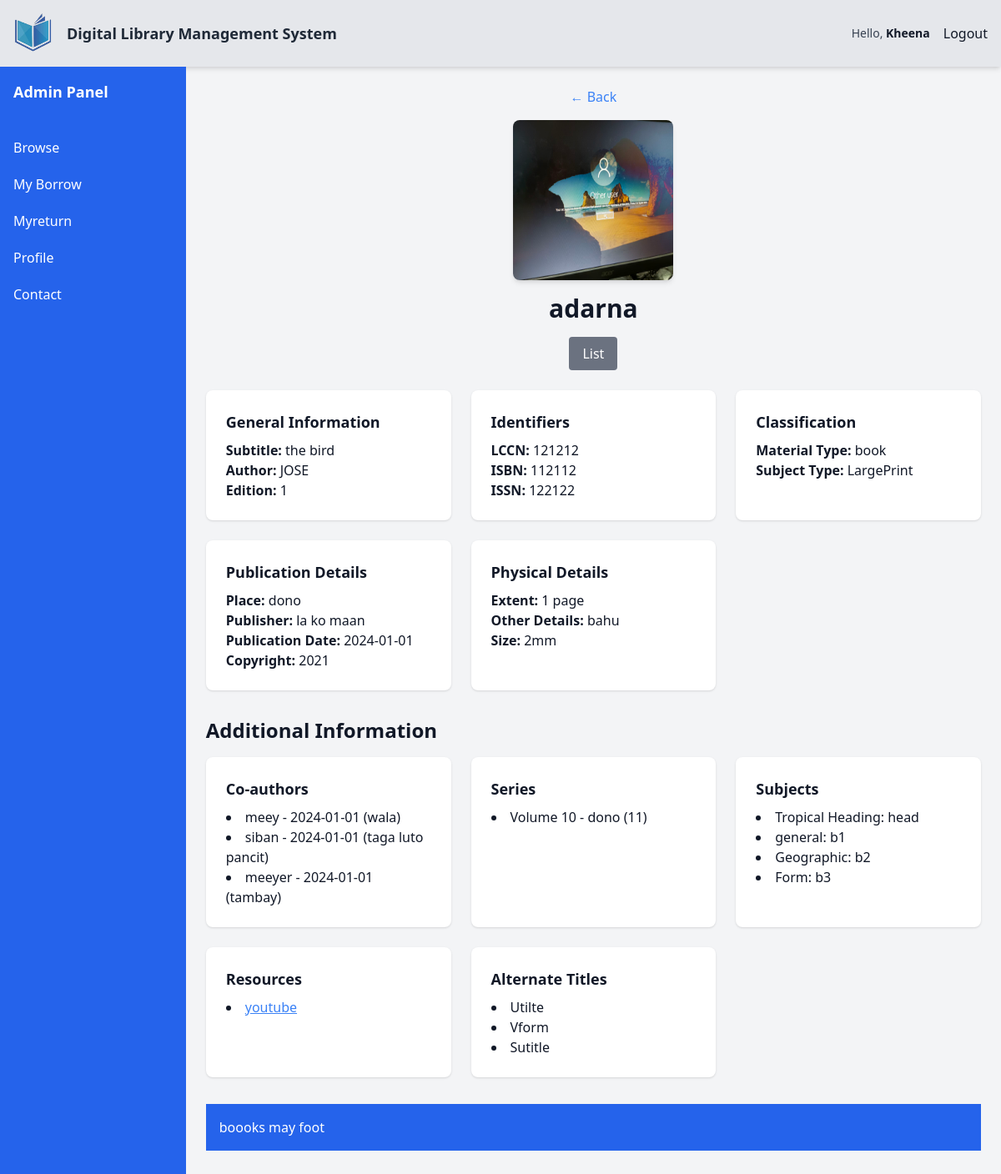
Page /dashboard/student/ViewBook.php?title=adarna+ (signed in) on the committed database.
### tables this page shows
CREATE TABLE `contact` (
  `IDno` varchar(11) NOT NULL,
  `email1` varchar(100) DEFAULT NULL,
  `con1` varchar(20) DEFAULT NULL
);

CREATE TABLE `users_info` (
  `IDno` varchar(11) NOT NULL,
  `Fname` varchar(50) DEFAULT NULL,
  `Sname` varchar(50) DEFAULT NULL,
  `Mname` varchar(50) DEFAULT NULL,
  `Ename` varchar(50) DEFAULT NULL,
  `gender` varchar(10) DEFAULT NULL,
  `photo` varchar(255) DEFAULT NULL
);

CREATE TABLE `book` (
  `id` int(11) NOT NULL,
  `B_title` varchar(255) NOT NULL,
  `subtitle` varchar(255) DEFAULT NULL,
  `author` varchar(255) DEFAULT NULL,
  `edition` varchar(255) DEFAULT NULL,
  `LCCN` varchar(255) DEFAULT NULL,
  `ISBN` varchar(255) DEFAULT NULL,
  `ISSN` varchar(255) DEFAULT NULL,
  `MT` varchar(255) DEFAULT NULL,
  `ST` varchar(255) DEFAULT NULL,
  `place` varchar(255) DEFAULT NULL,
  `publisher` varchar(255) DEFAULT NULL,
  `Pdate` date DEFAULT NULL,
  `copyright` varchar(255) DEFAULT NULL,
  `extent` varchar(255) DEFAULT NULL,
  `Odetail` text DEFAULT NULL,
  `size` varchar(255) DEFAULT NULL,
  `photo` varchar(255) DEFAULT NULL
);

CREATE TABLE `coauthor` (
  `id` int(11) NOT NULL,
  `B_title` varchar(255) NOT NULL,
  `Co_Name` varchar(255) DEFAULT NULL,
  `Co_Date` date DEFAULT NULL,
  `Co_Role` varchar(255) DEFAULT NULL
);

CREATE TABLE `series` (
  `id` int(11) NOT NULL,
  `B_title` varchar(255) NOT NULL,
  `title` varchar(255) DEFAULT NULL,
  `volume` int(11) DEFAULT NULL,
  `IL` varchar(255) DEFAULT NULL,
  `lexille` varchar(255) DEFAULT NULL,
  `F_and_P` varchar(255) DEFAULT NULL,
  `comments` text DEFAULT NULL
);

CREATE TABLE `subject` (
  `id` int(11) NOT NULL,
  `B_title` varchar(255) NOT NULL,
  `Sub_Head` varchar(255) DEFAULT NULL,
  `Sub_Head_input` varchar(255) DEFAULT NULL,
  `note` varchar(50) DEFAULT NULL,
  `Sub_Body_1` varchar(50) DEFAULT NULL,
  `Sub_input_1` varchar(50) DEFAULT NULL,
  `Sub_Body_2` varchar(50) DEFAULT NULL,
  `Sub_input_2` varchar(50) DEFAULT NULL,
  `Sub_Body_3` varchar(50) DEFAULT NULL,
  `Sub_input_3` varchar(50) DEFAULT NULL
);

CREATE TABLE `resource` (
  `id` int(11) NOT NULL,
  `B_title` varchar(255) NOT NULL,
  `url` varchar(255) DEFAULT NULL,
  `Description` text DEFAULT NULL
);

CREATE TABLE `alternatetitle` (
  `id` int(11) NOT NULL,
  `B_title` varchar(255) NOT NULL,
  `UTitle` varchar(255) DEFAULT NULL,
  `VForm` varchar(255) DEFAULT NULL,
  `SUTitle` varchar(255) DEFAULT NULL
);

### dashboard/config.php (called while the page is built, shortened)
<?php
$db_host = 'localhost';
$db_username = 'root';
$db_password = '';
$db_name = 'dlms';
$conn = mysqli_connect($db_host, $db_username, $db_password, $db_name);
$idno = isset($_SESSION['admin']) ? $_SESSION['admin']['IDno'] :
       (isset($_SESSION['student']) ? $_SESSION['student']['IDno'] : $_SESSION['librarian']['IDno']);
$combinedQuery = "
    SELECT
        contact.email1, contact.con1,
        address.municipality, address.barangay, address.province, address.DOB,
        users_info.Fname, users_info.Sname, users_info.IDno, users_info.Mname, users_info.Ename, users_info.gender, users_info.photo,
        user_details.college, user_details.course, user_details.yrLVL, user_details.A_LVL, user_details.status
    FROM contact
    JOIN address ON contact.IDno = address.IDno
    JOIN users_info ON contact.IDno = users_info.IDno
    JOIN user_details ON contact.IDno = user_details.IDno
    WHERE contact.IDno = ?
";
$stmt = $conn->prepare($combinedQuery);
$stmt->bind_param("s", $idno);
$stmt->execute();
$result = $stmt->get_result();
$userData = $result->fetch_assoc();
?>

### dashboard/student/ViewBook.php (the view, shortened to what this page needs)
<?php
include '../config.php';
$title = $_GET['title'] ?? '';
if ($title) {
    $sql = "SELECT * FROM Book WHERE B_title = ?";
    $stmt = $conn->prepare($sql);
    $stmt->bind_param("s", $title);
    if ($stmt->execute()) {
        $result = $stmt->get_result();
        if ($result->num_rows === 0) {
            $message = "No book found with that title.";
            $message_type = "error";
        } else {
            $book = $result->fetch_assoc();
            function fetch_related_data($conn, $query, $title) {
                $stmt = $conn->prepare($query);
                $stmt->bind_param("s", $title);
                $stmt->execute();
                return $stmt->get_result();
            }
            $coAuthorsResult = fetch_related_data($conn, "SELECT * FROM CoAuthor WHERE B_title = ?", $title);
            $seriesResult = fetch_related_data($conn, "SELECT * FROM Series WHERE B_title = ?", $title);
            $subjectsResult = fetch_related_data($conn, "SELECT * FROM Subject WHERE B_title = ?", $title);
            $resourcesResult = fetch_related_data($conn, "SELECT * FROM Resource WHERE B_title = ?", $title);
            $alternateTitlesResult = fetch_related_data($conn, "SELECT * FROM AlternateTitle WHERE B_title = ?", $title);
        }
    } else {
        $message = "Error executing query: " . $stmt->error;
        $message_type = "error";
    }
} else {
    $message = "No book title provided.";
    $message_type = "error";
}
?>
<!DOCTYPE html>
<html lang="en">
<head>
    <script src="https://cdn.tailwindcss.com"></script>
</head>
<body class="bg-gray-100 text-gray-900 flex flex-col min-h-screen">
    <?php include 'include/header.php'; ?>
    <main class="flex-grow flex">
        <?php include 'include/sidebar.php'; ?>
        <div class="flex-grow p-6">
            <?php if (isset($book)): ?>
            <div class="text-center mb-6">
                <a href="index.php" class="inline-block text-blue-500 hover:underline mb-4">&larr; Back</a>
                <?php if ($book['photo']): ?>
                <img src="../../pic/Book/<?php echo htmlspecialchars($book['photo']); ?>" alt="Book Photo"
                    class="w-48 h-48 mx-auto rounded-lg shadow-md">
                <?php endif; ?>
                <h2 class="text-3xl font-semibold mt-4">
                    <?php echo htmlspecialchars($book['B_title']); ?>
                </h2>
                <div class="flex justify-center gap-4 mt-4">
                    <a href="BookList.php?title=<?php echo urlencode($book['B_title']); ?>"
                        class="bg-gray-500 text-white px-4 py-2 rounded hover:bg-gray-600">List</a>
                </div>
            </div>
            <div class="grid grid-cols-1 sm:grid-cols-2 lg:grid-cols-3 gap-6">
                <div class="bg-white p-6 rounded-lg shadow">
                    <h3 class="text-lg font-semibold mb-2">General Information</h3>
                    <p><strong>Subtitle:</strong> <?php echo htmlspecialchars($book['subtitle']); ?></p>
                    <p><strong>Author:</strong> <?php echo htmlspecialchars($book['author']); ?></p>
                    <p><strong>Edition:</strong> <?php echo htmlspecialchars($book['edition']); ?></p>
                </div>
                <div class="bg-white p-6 rounded-lg shadow">
                    <h3 class="text-lg font-semibold mb-2">Identifiers</h3>
                    <p><strong>LCCN:</strong> <?php echo htmlspecialchars($book['LCCN']); ?></p>
                    <p><strong>ISBN:</strong> <?php echo htmlspecialchars($book['ISBN']); ?></p>
                    <p><strong>ISSN:</strong> <?php echo htmlspecialchars($book['ISSN']); ?></p>
                </div>
                <div class="bg-white p-6 rounded-lg shadow">
                    <h3 class="text-lg font-semibold mb-2">Classification</h3>
                    <p><strong>Material Type:</strong> <?php echo htmlspecialchars($book['MT']); ?></p>
                    <p><strong>Subject Type:</strong> <?php echo htmlspecialchars($book['ST']); ?></p>
                </div>
                <div class="bg-white p-6 rounded-lg shadow">
                    <h3 class="text-lg font-semibold mb-2">Publication Details</h3>
                    <p><strong>Place:</strong> <?php echo htmlspecialchars($book['place']); ?></p>
                    <p><strong>Publisher:</strong> <?php echo htmlspecialchars($book['publisher']); ?></p>
                    <p><strong>Publication Date:</strong> <?php echo htmlspecialchars($book['Pdate']); ?></p>
                    <p><strong>Copyright:</strong> <?php echo htmlspecialchars($book['copyright']); ?></p>
                </div>
                <div class="bg-white p-6 rounded-lg shadow">
                    <h3 class="text-lg font-semibold mb-2">Physical Details</h3>
                    <p><strong>Extent:</strong> <?php echo htmlspecialchars($book['extent']); ?></p>
                    <p><strong>Other Details:</strong> <?php echo htmlspecialchars($book['Odetail']); ?></p>
                    <p><strong>Size:</strong> <?php echo htmlspecialchars($book['size']); ?></p>
                </div>
            </div>
            <div class="mt-8">
                <h3 class="text-2xl font-semibold mb-4">Additional Information</h3>
                <div class="grid grid-cols-1 sm:grid-cols-2 lg:grid-cols-3 gap-6">
                    <div class="bg-white p-6 rounded-lg shadow">
                        <h4 class="text-lg font-semibold mb-2">Co-authors</h4>
                        <?php if ($coAuthorsResult->num_rows > 0): ?>
                        <ul class="list-disc list-inside">
                            <?php while ($row = $coAuthorsResult->fetch_assoc()): ?>
                            <li>
                                <?php echo htmlspecialchars($row['Co_Name']) . " - " . htmlspecialchars($row['Co_Date']) . " (" . htmlspecialchars($row['Co_Role']) . ")"; ?>
                            </li>
                            <?php endwhile; ?>
                        </ul>
                        <?php else: ?>
                        <p>No co-authors available.</p>
                        <?php endif; ?>
                    </div>
                    <div class="bg-white p-6 rounded-lg shadow">
                        <h4 class="text-lg font-semibold mb-2">Series</h4>
                        <?php if ($seriesResult->num_rows > 0): ?>
                        <ul class="list-disc list-inside">
                            <?php while ($row = $seriesResult->fetch_assoc()): ?>
                            <li>Volume <?php echo htmlspecialchars($row['volume']); ?> - <?php echo htmlspecialchars($row['IL']); ?> (<?php echo htmlspecialchars($row['F_and_P']); ?>)</li>
                            <?php endwhile; ?>
                        </ul>
                        <?php else: ?>
                        <p>No series information available.</p>
                        <?php endif; ?>
                    </div>
                    <div class="bg-white p-6 rounded-lg shadow">
                        <h4 class="text-lg font-semibold mb-2">Subjects</h4>
                        <?php if ($subjectsResult->num_rows > 0): ?>
                        <ul class="list-disc list-inside">
                            <?php while ($row = $subjectsResult->fetch_assoc()): ?>
                            <li><?php echo htmlspecialchars($row['Sub_Head']) . ": " . htmlspecialchars($row['Sub_Head_input']); ?></li>
                            <li><?php echo htmlspecialchars($row['Sub_Body_1']) . ": " . htmlspecialchars($row['Sub_input_1']); ?></li>
                            <li><?php echo htmlspecialchars($row['Sub_Body_2']) . ": " . htmlspecialchars($row['Sub_input_2']); ?></li>
                            <li><?php echo htmlspecialchars($row['Sub_Body_3']) . ": " . htmlspecialchars($row['Sub_input_3']); ?></li>
                            <?php endwhile; ?>
                        </ul>
                        <?php else: ?>
                        <p>No subjects information available.</p>
                        <?php endif; ?>
                    </div>
                    <div class="bg-white p-6 rounded-lg shadow">
                        <h4 class="text-lg font-semibold mb-2">Resources</h4>
                        <?php if ($resourcesResult->num_rows > 0): ?>
                        <ul class="list-disc list-inside">
                            <?php while ($row = $resourcesResult->fetch_assoc()): ?>
                            <li><a href="<?php echo htmlspecialchars($row['url']); ?>" class="text-blue-500 underline" target="_blank"><?php echo htmlspecialchars($row['Description']); ?></a></li>
                            <?php endwhile; ?>
                        </ul>
                        <?php else: ?>
                        <p>No resources available.</p>
                        <?php endif; ?>
                    </div>
                    <div class="bg-white p-6 rounded-lg shadow">
                        <h4 class="text-lg font-semibold mb-2">Alternate Titles</h4>
                        <?php if ($alternateTitlesResult->num_rows > 0): ?>
                        <ul class="list-disc list-inside">
                            <?php while ($row = $alternateTitlesResult->fetch_assoc()): ?>
                            <li><?php echo htmlspecialchars($row['UTitle']); ?></li>
                            <li><?php echo htmlspecialchars($row['VForm']); ?></li>
                            <li><?php echo htmlspecialchars($row['SUTitle']); ?></li>
                            <?php endwhile; ?>
                        </ul>
                        <?php else: ?>
                        <p>No alternate titles available.</p>
                        <?php endif; ?>
                    </div>
                </div>
            </div>
            <?php endif; ?>
            <footer class="bg-blue-600 text-white p-4 mt-8">
                <?php include 'include/footer.php'; ?>
            </footer>
        </div>
    </main>
</body>
</html>

### dashboard/student/include/header.php (shortened to what this page needs)
<div class="flex items-center justify-between bg-gray-200 p-4 shadow-md">
    <div class="flex items-center">
        <a href="#">
            <img src="../../Registration/pic/logo wu.png" alt="Logo" class="h-12 w-12 mr-4">
        </a>
        <strong class="text-lg font-semibold text-gray-800">
            Digital Library Management System
        </strong>
    </div>
    <div class="flex items-center space-x-4">
        <?php if ($userData): ?>
            <span class="text-sm text-gray-700 font-medium">Hello,
                <a href="student.php"><strong class="text-gray-900"><?php echo htmlspecialchars($userData['Fname']); ?></a></strong>
            </span>
        <?php else: ?>
            <span class="text-sm text-gray-700 font-medium">Hello, <strong class="text-gray-900">Guest</strong></span>
        <?php endif; ?>
        <label for=""><a href="../logout.php" id="logoutBtn"> Logout</a></label>
    </div>
</div>

### rows in the picture
contact: IDno.Fname "Kheena"
book: photo (picture), B_title "adarna", subtitle "the bird", author "JOSE", edition "1", LCCN "121212", ISBN "112112", ISSN "122122", MT "book", ST "LargePrint", place "dono", publisher "la ko maan", Pdate "2024-01-01", copyright "2021", extent "1 page", Odetail "bahu", size "2mm"
coauthor: Co_Name "meey", Co_Date "2024-01-01", Co_Role "wala"
coauthor: Co_Name "siban", Co_Date "2024-01-01", Co_Role "taga luto pancit"
coauthor: Co_Name "meeyer", Co_Date "2024-01-01", Co_Role "tambay"
series: volume "10", IL "dono", F_and_P "11"
subject: Sub_Head "Tropical Heading", Sub_Head_input "head", Sub_Body_1 "general", Sub_input_1 "b1", Sub_Body_2 "Geographic", Sub_input_2 "b2", Sub_Body_3 "Form", Sub_input_3 "b3"
resource: Description "youtube"
alternatetitle: UTitle "Utilte", VForm "Vform", SUTitle "Sutitle"
